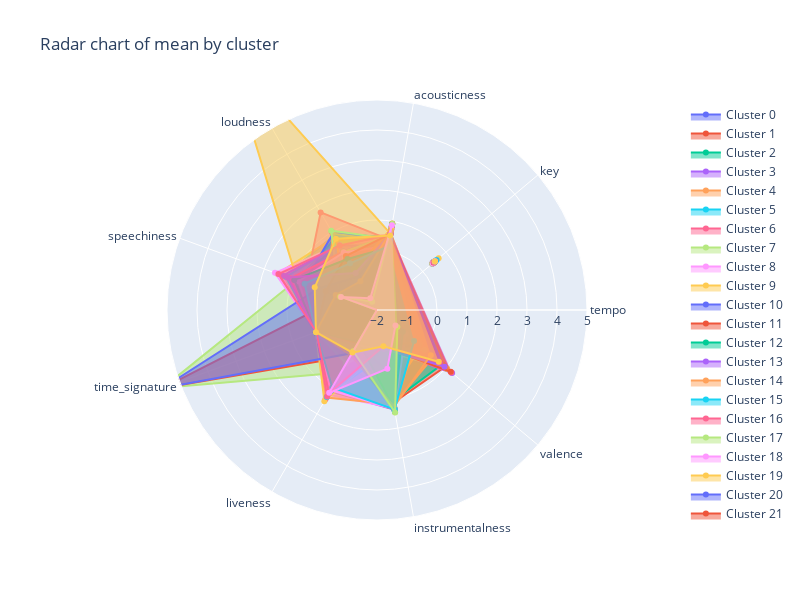

Notebook cell for this chart:
### Code cell
# Create an empty list to store the Scatterpolar object of each cluster
scatter_objects = []

# State the label for each arm of the chart
categories = songs5000_preprocessed_df.columns

# Iterate over the unique clusters and add an object for each cluster to the list
for cluster in sorted(songs5000_preprocessed_df['cluster'].unique()):

  # Find the mean value for each column of the cluster
  cluster_means = [songs5000_preprocessed_df.loc[songs5000_preprocessed_df["cluster"] == cluster, songs5000_preprocessed_df.columns[0]].mean(),
                  songs5000_preprocessed_df.loc[songs5000_preprocessed_df["cluster"] == cluster, songs5000_preprocessed_df.columns[1]].mean(),
                  songs5000_preprocessed_df.loc[songs5000_preprocessed_df["cluster"] == cluster, songs5000_preprocessed_df.columns[2]].mean(),
                  songs5000_preprocessed_df.loc[songs5000_preprocessed_df["cluster"] == cluster, songs5000_preprocessed_df.columns[3]].mean(),
                  songs5000_preprocessed_df.loc[songs5000_preprocessed_df["cluster"] == cluster, songs5000_preprocessed_df.columns[4]].mean(),
                  songs5000_preprocessed_df.loc[songs5000_preprocessed_df["cluster"] == cluster, songs5000_preprocessed_df.columns[5]].mean(),
                  songs5000_preprocessed_df.loc[songs5000_preprocessed_df["cluster"] == cluster, songs5000_preprocessed_df.columns[6]].mean(),
                  songs5000_preprocessed_df.loc[songs5000_preprocessed_df["cluster"] == cluster, songs5000_preprocessed_df.columns[7]].mean(),
                  songs5000_preprocessed_df.loc[songs5000_preprocessed_df["cluster"] == cluster, songs5000_preprocessed_df.columns[8]].mean(),
                  songs5000_preprocessed_df.loc[songs5000_preprocessed_df["cluster"] == cluster, songs5000_preprocessed_df.columns[9]].mean()]
                  # Bonus: see if you can turn this code for `cluster_means` into a list comprehension

  # Create a Scatterpolar object for the cluster
  cluster_scatter = go.Scatterpolar(
    r = cluster_means, # set the radial coordinates
    theta = categories, # the names of the columns
    fill = 'toself', # fills in the space with colour
    name = f'Cluster {cluster}' # adds the name of the cluster
  )

  # Add the Scatterpolar object to the list
  scatter_objects.append(cluster_scatter)

# Create the figure (the white area)
fig = go.Figure()

# Add the scatter objects to the figure
fig.add_traces(scatter_objects)

# Add extras to the plot, such as title
fig.update_layout(
  title_text = 'Radar chart of mean by cluster',
  height = 600,
  width = 800,
  polar = dict(
    radialaxis = dict(
      visible = True, # visibility of the numbers on the arm
      range = [-2, 5] # scale of the plot
    )),
  showlegend = True
)

# Show the initialised plot and the trace objects
fig.show()

### Figure 1 — Plotly figure (JSON) as saved in the notebook; plotly's stock layout.template omitted (floating-point values rounded to 4 significant figures)
{"data": [{"fill": "toself", "name": "Cluster 0", "r": [[-0.6894, 0.4624], 0.5336, [-0.6894, 0.4624], 0.251, 0.4493, 1.282, 0.1652, -0.7605, -0.4956, -0.8468], "theta": ["tempo", "key", "tempo", "acousticness", "loudness", "speechiness", "time_signature", "liveness", "instrumentalness", "valence", "cluster"], "type": "scatterpolar"}, {"fill": "toself", "name": "Cluster 1", "r": [[0.3241, 0.5978], 0.4957, [0.3241, 0.5978], 0.415, 1.015, -0.681, 0.1652, 1.24, -0.7569, 0.732], "theta": ["tempo", "key", "tempo", "acousticness", "loudness", "speechiness", "time_signature", "liveness", "instrumentalness", "valence", "cluster"], "type": "scatterpolar"}, {"fill": "toself", "name": "Cluster 2", "r": [[-0.1976, 0.5281], 0.4837, [-0.1976, 0.5281], 0.1477, 0.4351, 1.228, 0.1652, 1.023, 1.315, -1.165], "theta": ["tempo", "key", "tempo", "acousticness", "loudness", "speechiness", "time_signature", "liveness", "instrumentalness", "valence", "cluster"], "type": "scatterpolar"}, {"fill": "toself", "name": "Cluster 3", "r": [[-1.013, 0.4191], 0.4171, [-1.013, 0.4191], 0.7222, -1.221, -0.6766, 0.1652, 1.139, 1.372, -1.159], "theta": ["tempo", "key", "tempo", "acousticness", "loudness", "speechiness", "time_signature", "liveness", "instrumentalness", "valence", "cluster"], "type": "scatterpolar"}, {"fill": "toself", "name": "Cluster 4", "r": [[-0.7148, 0.459], 0.4322, [-0.7148, 0.459], 0.731, -0.3808, -0.9477, -2.415, -0.3961, -0.6566, -0.3526], "theta": ["tempo", "key", "tempo", "acousticness", "loudness", "speechiness", "time_signature", "liveness", "instrumentalness", "valence", "cluster"], "type": "scatterpolar"}, {"fill": "toself", "name": "Cluster 5", "r": [[1.976, 0.8187], 0.4956, [1.976, 0.8187], 0.4775, 0.8552, 1.298, 0.1652, 1.037, -0.7282, 0.7468], "theta": ["tempo", "key", "tempo", "acousticness", "loudness", "speechiness", "time_signature", "liveness", "instrumentalness", "valence", "cluster"], "type": "scatterpolar"}, {"fill": "toself", "name": "Cluster 6", "r": [[-0.9292, 0.4303], 0.4657, [-0.9292, 0.4303], 0.5148, 0.4206, -1.037, 0.1652, -0.1922, -0.7173, -0.3564], "theta": ["tempo", "key", "tempo", "acousticness", "loudness", "speechiness", "time_signature", "liveness", "instrumentalness", "valence", "cluster"], "type": "scatterpolar"}, {"fill": "toself", "name": "Cluster 7", "r": [[-0.02655, 0.551], 0.4636, [-0.02655, 0.551], 0.4537, 0.2844, 0.8691, 5.592, 0.4077, -0.7196, 0.2155], "theta": ["tempo", "key", "tempo", "acousticness", "loudness", "speechiness", "time_signature", "liveness", "instrumentalness", "valence", "cluster"], "type": "scatterpolar"}, {"fill": "toself", "name": "Cluster 8", "r": [[-0.765, 0.4523], 0.4006, [-0.765, 0.4523], 0.5567, 0.7063, -0.3296, 0.1652, 0.9163, -0.7349, 1.237], "theta": ["tempo", "key", "tempo", "acousticness", "loudness", "speechiness", "time_signature", "liveness", "instrumentalness", "valence", "cluster"], "type": "scatterpolar"}, {"fill": "toself", "name": "Cluster 9", "r": [[-0.7081, 0.4599], 0.4754, [-0.7081, 0.4599], 0.5234, 0.8011, 1.534, 0.1652, -0.8407, -0.7634, 0.9583], "theta": ["tempo", "key", "tempo", "acousticness", "loudness", "speechiness", "time_signature", "liveness", "instrumentalness", "valence", "cluster"], "type": "scatterpolar"}, {"fill": "toself", "name": "Cluster 10", "r": [[-1.467, 0.3585], 0.4293, [-1.467, 0.3585], 0.9077, -1.898, -0.6324, -2.483, -0.6359, 1.399, -1.307], "theta": ["tempo", "key", "tempo", "acousticness", "loudness", "speechiness", "time_signature", "liveness", "instrumentalness", "valence", "cluster"], "type": "scatterpolar"}, {"fill": "toself", "name": "Cluster 11", "r": [[1.783, 0.7929], 0.4341, [1.783, 0.7929], 0.4056, 0.1874, -0.4196, 0.1652, 0.001004, 1.14, 0.9565], "theta": ["tempo", "key", "tempo", "acousticness", "loudness", "speechiness", "time_signature", "liveness", "instrumentalness", "valence", "cluster"], "type": "scatterpolar"}, {"fill": "toself", "name": "Cluster 12", "r": [[0.208, 0.5823], 0.5259, [0.208, 0.5823], 0.4122, -0.1672, -0.4461, 0.1652, -0.5153, 1.077, 0.828], "theta": ["tempo", "key", "tempo", "acousticness", "loudness", "speechiness", "time_signature", "liveness", "instrumentalness", "valence", "cluster"], "type": "scatterpolar"}, {"fill": "toself", "name": "Cluster 13", "r": [[1.767, 0.7907], 0.4693, [1.767, 0.7907], 0.7941, -1.642, -0.496, 0.1652, -0.4991, 1.382, -0.9751], "theta": ["tempo", "key", "tempo", "acousticness", "loudness", "speechiness", "time_signature", "liveness", "instrumentalness", "valence", "cluster"], "type": "scatterpolar"}, {"fill": "toself", "name": "Cluster 14", "r": [[1.654, 0.7756], 0.4636, [1.654, 0.7756], 0.451, -0.4737, -0.199, -2.341, -0.1634, 1.355, -0.3395], "theta": ["tempo", "key", "tempo", "acousticness", "loudness", "speechiness", "time_signature", "liveness", "instrumentalness", "valence", "cluster"], "type": "scatterpolar"}, {"fill": "toself", "name": "Cluster 15", "r": [[-0.6562, 0.4668], 0.4696, [-0.6562, 0.4668], 0.5364, 0.4728, -0.6982, 0.1652, -1.261, -0.7452, 0.8409], "theta": ["tempo", "key", "tempo", "acousticness", "loudness", "speechiness", "time_signature", "liveness", "instrumentalness", "valence", "cluster"], "type": "scatterpolar"}, {"fill": "toself", "name": "Cluster 16", "r": [[0.1629, 0.5763], 0.5063, [0.1629, 0.5763], 0.38, 1.757, 0.5178, 0.1652, 1.241, -0.6593, 0.06348], "theta": ["tempo", "key", "tempo", "acousticness", "loudness", "speechiness", "time_signature", "liveness", "instrumentalness", "valence", "cluster"], "type": "scatterpolar"}, {"fill": "toself", "name": "Cluster 17", "r": [[0.7169, 0.6503], 0.4492, [0.7169, 0.6503], 0.2694, 0.5393, 1.016, 0.1652, -0.4531, -0.5731, -0.8553], "theta": ["tempo", "key", "tempo", "acousticness", "loudness", "speechiness", "time_signature", "liveness", "instrumentalness", "valence", "cluster"], "type": "scatterpolar"}, {"fill": "toself", "name": "Cluster 18", "r": [[1.874, 0.8049], 0.4557, [1.874, 0.8049], 0.5365, 0.509, 1.619, 0.1652, -0.7849, -0.7523, 0.8008], "theta": ["tempo", "key", "tempo", "acousticness", "loudness", "speechiness", "time_signature", "liveness", "instrumentalness", "valence", "cluster"], "type": "scatterpolar"}, {"fill": "toself", "name": "Cluster 19", "r": [[-1.494, 0.3548], 0.4651, [-1.494, 0.3548], 0.9315, -1.864, -0.6692, 0.1652, -0.6246, 1.465, -1.276], "theta": ["tempo", "key", "tempo", "acousticness", "loudness", "speechiness", "time_signature", "liveness", "instrumentalness", "valence", "cluster"], "type": "scatterpolar"}, {"fill": "toself", "name": "Cluster 20", "r": [[0.3729, 0.6044], 0.4839, [0.3729, 0.6044], 0.4454, 0.7772, -0.7829, 0.1652, -0.6393, -0.7415, -0.4213], "theta": ["tempo", "key", "tempo", "acousticness", "loudness", "speechiness", "time_signature", "liveness", "instrumentalness", "valence", "cluster"], "type": "scatterpolar"}, {"fill": "toself", "name": "Cluster 21", "r": [[-1.166, 0.3987], 0.4862, [-1.166, 0.3987], 0.9191, -1.617, -0.739, 5.592, -0.2302, 0.6129, -1.176], "theta": ["tempo", "key", "tempo", "acousticness", "loudness", "speechiness", "time_signature", "liveness", "instrumentalness", "valence", "cluster"], "type": "scatterpolar"}, {"fill": "toself", "name": "Cluster 22", "r": [[-0.2244, 0.5245], 0.4962, [-0.2244, 0.5245], 0.1334, 0.7665, 0.8587, 0.1652, -1.212, 1.375, -0.6667], "theta": ["tempo", "key", "tempo", "acousticness", "loudness", "speechiness", "time_signature", "liveness", "instrumentalness", "valence", "cluster"], "type": "scatterpolar"}, {"fill": "toself", "name": "Cluster 23", "r": [[0.2076, 0.5823], 0.4143, [0.2076, 0.5823], 0.5839, -0.3359, -0.895, 0.1652, -0.9957, -0.7073, 1.269], "theta": ["tempo", "key", "tempo", "acousticness", "loudness", "speechiness", "time_signature", "liveness", "instrumentalness", "valence", "cluster"], "type": "scatterpolar"}, {"fill": "toself", "name": "Cluster 24", "r": [[-0.05098, 0.5477], 0.4957, [-0.05098, 0.5477], 0.6755, -0.5735, -0.863, 0.1652, 0.2648, -0.6866, 0.8539], "theta": ["tempo", "key", "tempo", "acousticness", "loudness", "speechiness", "time_signature", "liveness", "instrumentalness", "valence", "cluster"], "type": "scatterpolar"}, {"fill": "toself", "name": "Cluster 25", "r": [[0.0869, 0.5661], 0.4713, [0.0869, 0.5661], 0.2721, 0.3554, -0.6192, 0.1652, -0.4844, 1.26, -0.7496], "theta": ["tempo", "key", "tempo", "acousticness", "loudness", "speechiness", "time_signature", "liveness", "instrumentalness", "valence", "cluster"], "type": "scatterpolar"}, {"fill": "toself", "name": "Cluster 26", "r": [[0.522, 0.6243], 0.4718, [0.522, 0.6243], 0.3486, -0.8107, -0.08196, 0.1652, 1.091, 1.366, -0.5564], "theta": ["tempo", "key", "tempo", "acousticness", "loudness", "speechiness", "time_signature", "liveness", "instrumentalness", "valence", "cluster"], "type": "scatterpolar"}, {"fill": "toself", "name": "Cluster 27", "r": [[-0.7407, 0.4555], 0.4537, [-0.7407, 0.4555], 0.1546, -0.3124, 0.9983, 0.1652, -0.4997, 1.335, -1.076], "theta": ["tempo", "key", "tempo", "acousticness", "loudness", "speechiness", "time_signature", "liveness", "instrumentalness", "valence", "cluster"], "type": "scatterpolar"}, {"fill": "toself", "name": "Cluster 28", "r": [[-0.00799, 0.5535], 0.4833, [-0.00799, 0.5535], 0.1643, 0.3595, 1.044, -2.499, 1.255, 1.323, -1.056], "theta": ["tempo", "key", "tempo", "acousticness", "loudness", "speechiness", "time_signature", "liveness", "instrumentalness", "valence", "cluster"], "type": "scatterpolar"}, {"fill": "toself", "name": "Cluster 29", "r": [[-0.5459, 0.4816], 0.6818, [-0.5459, 0.4816], 0.5825, 7.972, 0.8244, 0.1652, 0.05236, 0.7378, -0.07944], "theta": ["tempo", "key", "tempo", "acousticness", "loudness", "speechiness", "time_signature", "liveness", "instrumentalness", "valence", "cluster"], "type": "scatterpolar"}, {"fill": "toself", "name": "Cluster 30", "r": [[0.2618, 0.5895], 0.5239, [0.2618, 0.5895], 0.4561, 0.9385, 0.5995, 0.1652, -0.9496, -0.7256, 0.9304], "theta": ["tempo", "key", "tempo", "acousticness", "loudness", "speechiness", "time_signature", "liveness", "instrumentalness", "valence", "cluster"], "type": "scatterpolar"}, {"fill": "toself", "name": "Cluster 31", "r": [[-1.022, 0.418], 0.4976, [-1.022, 0.418], 0.6736, -0.5573, -0.8395, 0.1652, -0.4666, -0.696, 0.8409], "theta": ["tempo", "key", "tempo", "acousticness", "loudness", "speechiness", "time_signature", "liveness", "instrumentalness", "valence", "cluster"], "type": "scatterpolar"}, {"fill": "toself", "name": "Cluster 32", "r": [[-0.7552, 0.4536], 0.4656, [-0.7552, 0.4536], 0.2079, 0.5199, 0.8839, 0.1652, 1.024, -0.482, -0.9516], "theta": ["tempo", "key", "tempo", "acousticness", "loudness", "speechiness", "time_signature", "liveness", "instrumentalness", "valence", "cluster"], "type": "scatterpolar"}, {"fill": "toself", "name": "Cluster 33", "r": [[-0.6418, 0.4687], 0.4115, [-0.6418, 0.4687], 0.1769, -0.1629, 0.4847, -2.436, -0.2219, 1.324, -0.5119], "theta": ["tempo", "key", "tempo", "acousticness", "loudness", "speechiness", "time_signature", "liveness", "instrumentalness", "valence", "cluster"], "type": "scatterpolar"}, {"fill": "toself", "name": "Cluster 34", "r": [[0.2974, 0.5943], 0.4214, [0.2974, 0.5943], 0.3348, 0.9426, -0.2272, 0.1652, 1.371, 1.198, 0.4428], "theta": ["tempo", "key", "tempo", "acousticness", "loudness", "speechiness", "time_signature", "liveness", "instrumentalness", "valence", "cluster"], "type": "scatterpolar"}, {"fill": "toself", "name": "Cluster 35", "r": [[0.749, 0.6546], 0.5944, [0.749, 0.6546], 0.1852, 0.5177, 1.231, 0.1652, 1.237, -0.474, -1.044], "theta": ["tempo", "key", "tempo", "acousticness", "loudness", "speechiness", "time_signature", "liveness", "instrumentalness", "valence", "cluster"], "type": "scatterpolar"}, {"fill": "toself", "name": "Cluster 36", "r": [[0.6279, 0.6384], 0.4201, [0.6279, 0.6384], 0.6157, -0.1325, -0.7828, 0.1652, 1.437, -0.7186, 1.235], "theta": ["tempo", "key", "tempo", "acousticness", "loudness", "speechiness", "time_signature", "liveness", "instrumentalness", "valence", "cluster"], "type": "scatterpolar"}, {"fill": "toself", "name": "Cluster 37", "r": [[0.499, 0.6212], 0.4013, [0.499, 0.6212], 0.4121, 1.055, -0.6728, 0.1652, -1.21, -0.6258, 1.041], "theta": ["tempo", "key", "tempo", "acousticness", "loudness", "speechiness", "time_signature", "liveness", "instrumentalness", "valence", "cluster"], "type": "scatterpolar"}, {"fill": "toself", "name": "Cluster 38", "r": [[0.3593, 0.6025], 0.5117, [0.3593, 0.6025], 0.4274, 0.4884, -0.6955, 0.1652, 1.299, -0.6745, -0.5152], "theta": ["tempo", "key", "tempo", "acousticness", "loudness", "speechiness", "time_signature", "liveness", "instrumentalness", "valence", "cluster"], "type": "scatterpolar"}, {"fill": "toself", "name": "Cluster 39", "r": [[-0.9374, 0.4292], 0.5239, [-0.9374, 0.4292], 0.6095, -0.1228, -0.6039, 0.1652, 1.509, -0.7084, 0.3592], "theta": ["tempo", "key", "tempo", "acousticness", "loudness", "speechiness", "time_signature", "liveness", "instrumentalness", "valence", "cluster"], "type": "scatterpolar"}, {"fill": "toself", "name": "Cluster 40", "r": [[0.4581, 0.6157], 0.4588, [0.4581, 0.6157], 0.7201, -0.6444, -0.8505, 0.1652, -0.456, -0.6927, -0.3335], "theta": ["tempo", "key", "tempo", "acousticness", "loudness", "speechiness", "time_signature", "liveness", "instrumentalness", "valence", "cluster"], "type": "scatterpolar"}, {"fill": "toself", "name": "Cluster 41", "r": [[-1.014, 0.419], 0.4488, [-1.014, 0.419], 0.8317, -1.032, -0.6364, 0.1652, -0.2353, -0.6681, -0.839], "theta": ["tempo", "key", "tempo", "acousticness", "loudness", "speechiness", "time_signature", "liveness", "instrumentalness", "valence", "cluster"], "type": "scatterpolar"}, {"fill": "toself", "name": "Cluster 42", "r": [[0.1703, 0.5773], 0.4837, [0.1703, 0.5773], 0.8905, -1.587, -0.6676, 0.1652, -0.5945, 1.439, -0.9792], "theta": ["tempo", "key", "tempo", "acousticness", "loudness", "speechiness", "time_signature", "liveness", "instrumentalness", "valence", "cluster"], "type": "scatterpolar"}, {"fill": "toself", "name": "Cluster 43", "r": [[0.2542, 0.5885], 0.4732, [0.2542, 0.5885], 0.1507, 0.4937, 1.34, -2.494, -0.7328, 0.1339, -0.881], "theta": ["tempo", "key", "tempo", "acousticness", "loudness", "speechiness", "time_signature", "liveness", "instrumentalness", "valence", "cluster"], "type": "scatterpolar"}, {"fill": "toself", "name": "Cluster 44", "r": [[0.1391, 0.5731], 0.5014, [0.1391, 0.5731], 0.4929, 0.7065, -0.8491, 0.1652, -0.06538, -0.7078, 1.05], "theta": ["tempo", "key", "tempo", "acousticness", "loudness", "speechiness", "time_signature", "liveness", "instrumentalness", "valence", "cluster"], "type": "scatterpolar"}, {"fill": "toself", "name": "Cluster 45", "r": [[0.3949, 0.6073], 0.5179, [0.3949, 0.6073], 0.4805, 0.2537, 0.1569, -2.455, 1.345, -0.679, -0.1851], "theta": ["tempo", "key", "tempo", "acousticness", "loudness", "speechiness", "time_signature", "liveness", "instrumentalness", "valence", "cluster"], "type": "scatterpolar"}, {"fill": "toself", "name": "Cluster 46", "r": [[0.5821, 0.6323], 0.5084, [0.5821, 0.6323], 0.4662, 0.2512, 1.083, 0.1652, 1.325, -0.7274, 0.7442], "theta": ["tempo", "key", "tempo", "acousticness", "loudness", "speechiness", "time_signature", "liveness", "instrumentalness", "valence", "cluster"], "type": "scatterpolar"}, {"fill": "toself", "name": "Cluster 47", "r": [[1.561, 0.7632], 0.4727, [1.561, 0.7632], 0.5329, 0.2293, -0.7305, 0.1652, 0.06057, -0.7193, 0.07786], "theta": ["tempo", "key", "tempo", "acousticness", "loudness", "speechiness", "time_signature", "liveness", "instrumentalness", "valence", "cluster"], "type": "scatterpolar"}, {"fill": "toself", "name": "Cluster 48", "r": [[1.691, 0.7805], 0.4299, [1.691, 0.7805], 0.1712, 0.215, 0.7909, 0.1652, 1.088, 1.345, -0.7504], "theta": ["tempo", "key", "tempo", "acousticness", "loudness", "speechiness", "time_signature", "liveness", "instrumentalness", "valence", "cluster"], "type": "scatterpolar"}, {"fill": "toself", "name": "Cluster 49", "r": [[1.498, 0.7548], 0.4909, [1.498, 0.7548], 0.7515, -0.4668, -0.7854, -2.341, -0.3816, -0.718, -0.3512], "theta": ["tempo", "key", "tempo", "acousticness", "loudness", "speechiness", "time_signature", "liveness", "instrumentalness", "valence", "cluster"], "type": "scatterpolar"}, {"fill": "toself", "name": "Cluster 50", "r": [[0.2578, 0.589], 0.549, [0.2578, 0.589], 0.407, -0.7188, 0.08778, 5.592, -0.3381, 1.284, -0.9579], "theta": ["tempo", "key", "tempo", "acousticness", "loudness", "speechiness", "time_signature", "liveness", "instrumentalness", "valence", "cluster"], "type": "scatterpolar"}, {"fill": "toself", "name": "Cluster 51", "r": [[1.728, 0.7855], 0.4659, [1.728, 0.7855], 0.5746, 0.0757, -0.1786, 0.1652, -0.7215, -0.7457, 1.208], "theta": ["tempo", "key", "tempo", "acousticness", "loudness", "speechiness", "time_signature", "liveness", "instrumentalness", "valence", "cluster"], "type": "scatterpolar"}, {"fill": "toself", "name": "Cluster 52", "r": [[1.252, 0.7219], 0.5009, [1.252, 0.7219], 0.1102, -0.03529, 0.9359, 0.1652, -0.7727, 1.327, -0.8729], "theta": ["tempo", "key", "tempo", "acousticness", "loudness", "speechiness", "time_signature", "liveness", "instrumentalness", "valence", "cluster"], "type": "scatterpolar"}, {"fill": "toself", "name": "Cluster 53", "r": [[-0.3783, 0.504], 0.4861, [-0.3783, 0.504], 0.5854, -0.5767, 1.171, 0.1652, -0.6424, -0.679, 0.9366], "theta": ["tempo", "key", "tempo", "acousticness", "loudness", "speechiness", "time_signature", "liveness", "instrumentalness", "valence", "cluster"], "type": "scatterpolar"}, {"fill": "toself", "name": "Cluster 54", "r": [[-0.7552, 0.4536], 0.4938, [-0.7552, 0.4536], 0.6628, -0.8973, -0.5368, 0.1652, -0.2604, 1.267, 0.3429], "theta": ["tempo", "key", "tempo", "acousticness", "loudness", "speechiness", "time_signature", "liveness", "instrumentalness", "valence", "cluster"], "type": "scatterpolar"}, {"fill": "toself", "name": "Cluster 55", "r": [[-0.6904, 0.4622], 0.5311, [-0.6904, 0.4622], 0.158, -0.2027, 0.5692, 0.1652, 0.9812, 1.364, -0.3881], "theta": ["tempo", "key", "tempo", "acousticness", "loudness", "speechiness", "time_signature", "liveness", "instrumentalness", "valence", "cluster"], "type": "scatterpolar"}, {"fill": "toself", "name": "Cluster 56", "r": [[-0.8989, 0.4344], 0.488, [-0.8989, 0.4344], 0.5471, 0.4847, 1.497, 0.148, 1.214, -0.7711, 0.7055], "theta": ["tempo", "key", "tempo", "acousticness", "loudness", "speechiness", "time_signature", "liveness", "instrumentalness", "valence", "cluster"], "type": "scatterpolar"}, {"fill": "toself", "name": "Cluster 57", "r": [[0.6617, 0.643], 0.5156, [0.6617, 0.643], 0.9181, -1.678, -0.6968, -2.471, -0.4108, 1.466, -1.115], "theta": ["tempo", "key", "tempo", "acousticness", "loudness", "speechiness", "time_signature", "liveness", "instrumentalness", "valence", "cluster"], "type": "scatterpolar"}, {"fill": "toself", "name": "Cluster 58", "r": [[-1.009, 0.4197], 0.5219, [-1.009, 0.4197], 0.871, -1.551, -0.7259, -2.487, 1.189, -0.01279, -1.196], "theta": ["tempo", "key", "tempo", "acousticness", "loudness", "speechiness", "time_signature", "liveness", "instrumentalness", "valence", "cluster"], "type": "scatterpolar"}, {"fill": "toself", "name": "Cluster 59", "r": [[-0.8285, 0.4438], 0.5229, [-0.8285, 0.4438], 0.523, 0.7455, 0.2095, 0.1652, -0.3597, -0.773, 0.6869], "theta": ["tempo", "key", "tempo", "acousticness", "loudness", "speechiness", "time_signature", "liveness", "instrumentalness", "valence", "cluster"], "type": "scatterpolar"}], "layout": {"height": 600, "polar": {"radialaxis": {"range": [-2, 5], "visible": true}}, "showlegend": true, "title": {"text": "Radar chart of mean by cluster"}, "width": 800}}
